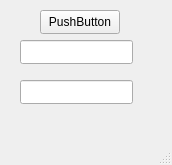
<?xml version="1.0" encoding="UTF-8"?>
<ui version="4.0">
 <class>MainWindow</class>
 <widget class="QMainWindow" name="MainWindow">
  <property name="geometry">
   <rect>
    <x>0</x>
    <y>0</y>
    <width>172</width>
    <height>165</height>
   </rect>
  </property>
  <property name="windowTitle">
   <string>MainWindow</string>
  </property>
  <widget class="QWidget" name="centralwidget">
   <widget class="QLineEdit" name="lineEdit">
    <property name="geometry">
     <rect>
      <x>20</x>
      <y>40</y>
      <width>113</width>
      <height>24</height>
     </rect>
    </property>
   </widget>
   <widget class="QLineEdit" name="lineEdit_2">
    <property name="geometry">
     <rect>
      <x>20</x>
      <y>80</y>
      <width>113</width>
      <height>24</height>
     </rect>
    </property>
   </widget>
   <widget class="QPushButton" name="pushButton">
    <property name="geometry">
     <rect>
      <x>40</x>
      <y>10</y>
      <width>80</width>
      <height>24</height>
     </rect>
    </property>
    <property name="text">
     <string>PushButton</string>
    </property>
   </widget>
  </widget>
  <widget class="QMenuBar" name="menubar">
   <property name="geometry">
    <rect>
     <x>0</x>
     <y>0</y>
     <width>172</width>
     <height>21</height>
    </rect>
   </property>
  </widget>
  <widget class="QStatusBar" name="statusbar"/>
 </widget>
 <resources/>
 <connections/>
</ui>
